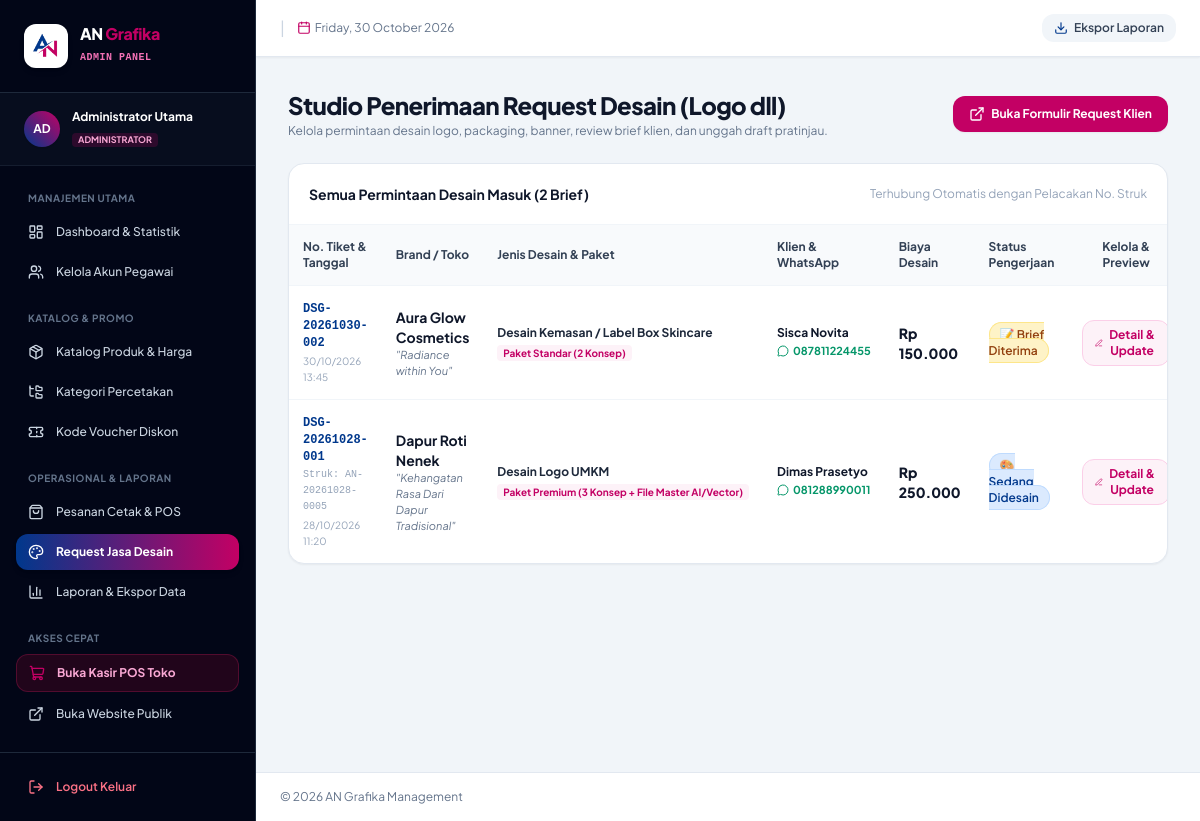
Page /admin/designs.php (signed in) on the committed database.
### tables this page shows
CREATE TABLE `design_requests` (
  `id` INT AUTO_INCREMENT PRIMARY KEY,
  `ticket_no` VARCHAR(60) NOT NULL UNIQUE,
  `receipt_no` VARCHAR(60) DEFAULT NULL,
  `customer_name` VARCHAR(100) NOT NULL,
  `customer_phone` VARCHAR(25) NOT NULL,
  `customer_email` VARCHAR(100) DEFAULT NULL,
  `design_type` VARCHAR(100) NOT NULL,
  `brand_name` VARCHAR(150) NOT NULL,
  `tagline` VARCHAR(200) DEFAULT NULL,
  `preferred_colors` VARCHAR(150) DEFAULT NULL,
  `design_style` VARCHAR(100) DEFAULT NULL,
  `design_brief` TEXT NOT NULL,
  `reference_file` VARCHAR(255) DEFAULT NULL,
  `package_type` VARCHAR(50) NOT NULL DEFAULT 'Standar',
  `estimated_price` DECIMAL(12,2) NOT NULL DEFAULT 0.00,
  `status` ENUM('submitted', 'in_progress', 'review_ready', 'revision', 'completed') NOT NULL DEFAULT 'submitted',
  `preview_file` VARCHAR(255) DEFAULT NULL,
  `designer_notes` TEXT DEFAULT NULL,
  `created_at` DATETIME DEFAULT CURRENT_TIMESTAMP,
  `updated_at` DATETIME DEFAULT CURRENT_TIMESTAMP ON UPDATE CURRENT_TIMESTAMP
);

### admin/designs.php (the view, shortened to what this page needs)
<?php
require_once __DIR__ . '/../includes/admin_header.php';
$requests = [];
try {
    $db = getDB();
    $requests = $db->query("SELECT * FROM design_requests ORDER BY id DESC")->fetchAll();
} catch (Exception $e) {
}
?>
<div class="space-y-6">
    <div class="flex flex-col sm:flex-row sm:items-center justify-between gap-4">
        <div>
            <h1 class="text-2xl font-black text-slate-900 tracking-tight">Studio Penerimaan Request Desain (Logo dll)</h1>
            <p class="text-xs text-slate-500 mt-0.5">Kelola permintaan desain logo, packaging, banner, review brief klien, dan unggah draft pratinjau.</p>
        </div>
        <a href="../design-request.php" target="_blank" class="inline-flex items-center gap-1.5 px-4 py-2.5 rounded-xl text-xs font-bold text-white bg-[#C30064] hover:bg-[#a30053] shadow-sm transition">
            <i data-lucide="external-link" class="w-4 h-4"></i>
            <span>Buka Formulir Request Klien</span>
        </a>
    </div>
    <div class="bg-white rounded-2xl border border-slate-200 shadow-sm overflow-hidden">
        <div class="p-5 border-b border-slate-100 flex items-center justify-between">
            <h2 class="font-bold text-sm text-slate-900">Semua Permintaan Desain Masuk (<?= count($requests); ?> Brief)</h2>
            <span class="text-xs text-slate-400">Terhubung Otomatis dengan Pelacakan No. Struk</span>
        </div>
        <div class="overflow-x-auto">
            <table class="w-full text-left text-xs text-slate-600">
                <thead class="bg-slate-50 text-slate-700 font-semibold border-b border-slate-100">
                    <tr>
                        <th class="p-3.5">No. Tiket & Tanggal</th>
                        <th class="p-3.5">Brand / Toko</th>
                        <th class="p-3.5">Jenis Desain & Paket</th>
                        <th class="p-3.5">Klien & WhatsApp</th>
                        <th class="p-3.5">Biaya Desain</th>
                        <th class="p-3.5">Status Pengerjaan</th>
                        <th class="p-3.5 text-center">Kelola & Preview</th>
                    </tr>
                </thead>
                <tbody class="divide-y divide-slate-100">
                    <?php if (empty($requests)): ?>
                        <tr>
                            <td colspan="7" class="p-8 text-center text-slate-400">
                                Belum ada permintaan jasa desain yang masuk.
                            </td>
                        </tr>
                    <?php else: ?>
                        <?php foreach ($requests as $r): ?>
                            <tr class="hover:bg-slate-50/70 transition">
                                <td class="p-3.5">
                                    <span class="font-mono font-bold text-[#00388C]"><?= htmlspecialchars($r['ticket_no']); ?></span>
                                    <?php if (!empty($r['receipt_no'])): ?>
                                        <p class="text-[10px] text-slate-400 font-mono mt-0.5">Struk: <?= htmlspecialchars($r['receipt_no']); ?></p>
                                    <?php endif; ?>
                                    <p class="text-[10px] text-slate-400 mt-0.5"><?= date('d/m/Y H:i', strtotime($r['created_at'])); ?></p>
                                </td>
                                <td class="p-3.5">
                                    <p class="font-bold text-slate-900 text-sm"><?= htmlspecialchars($r['brand_name']); ?></p>
                                    <?php if (!empty($r['tagline'])): ?>
                                        <p class="text-[11px] text-slate-500 italic">"<?= htmlspecialchars($r['tagline']); ?>"</p>
                                    <?php endif; ?>
                                </td>
                                <td class="p-3.5">
                                    <span class="font-bold text-slate-800"><?= htmlspecialchars($r['design_type']); ?></span>
                                    <span class="inline-block px-1.5 py-0.2 rounded text-[10px] font-bold bg-pink-50 text-[#C30064] block w-max mt-1">
                                        <?= htmlspecialchars($r['package_type']); ?>
                                    </span>
                                </td>
                                <td class="p-3.5">
                                    <p class="font-bold text-slate-900"><?= htmlspecialchars($r['customer_name']); ?></p>
                                    <a href="https://wa.me/<?= preg_replace('/[^0-9]/', '', $r['customer_phone']); ?>" target="_blank" class="inline-flex items-center gap-1 text-[11px] text-emerald-600 font-bold hover:underline mt-0.5">
                                        <i data-lucide="message-circle" class="w-3 h-3"></i>
                                        <span><?= htmlspecialchars($r['customer_phone']); ?></span>
                                    </a>
                                </td>
                                <td class="p-3.5 font-black text-slate-900 text-sm">
                                    <?= formatRupiah($r['estimated_price']); ?>
                                </td>
                                <td class="p-3.5">
                                    <?= getStatusBadge($r['status'], 'design'); ?>
                                </td>
                                <td class="p-3.5 text-center">
                                    <button onclick='openDesignModal(<?= json_encode($r); ?>)' class="px-3 py-1.5 rounded-xl bg-pink-50 hover:bg-pink-100 text-[#C30064] font-bold text-xs transition inline-flex items-center gap-1 border border-pink-200">
                                        <i data-lucide="edit-3" class="w-3.5 h-3.5"></i>
                                        <span>Detail & Update</span>
                                    </button>
                                </td>
                            </tr>
                        <?php endforeach; ?>
                    <?php endif; ?>
                </tbody>
            </table>
        </div>
    </div>
</div>
<?php require_once __DIR__ . '/../includes/admin_footer.php'; ?>

### includes/functions.php (shortened to what this page needs)
<?php
function formatRupiah($amount) {
    return 'Rp ' . number_format((float)$amount, 0, ',', '.');
}
function getStatusBadge($status, $type = 'production') {
    if ($type === 'production') {
        switch ($status) {
            case 'pending':
                return '<span class="px-2.5 py-1 text-xs font-semibold rounded-full bg-amber-100 text-amber-800 border border-amber-200">⏳ Menunggu Antrean</span>';
            case 'verified':
                return '<span class="px-2.5 py-1 text-xs font-semibold rounded-full bg-blue-100 text-[#00388C] border border-blue-200">🔍 File Terverifikasi</span>';
            case 'printing':
                return '<span class="px-2.5 py-1 text-xs font-semibold rounded-full bg-pink-100 text-[#C30064] border border-pink-200 animate-pulse">🖨️ Proses Cetak</span>';
            case 'finishing':
                return '<span class="px-2.5 py-1 text-xs font-semibold rounded-full bg-purple-100 text-purple-800 border border-purple-200">✂️ Finishing / Cutting</span>';
            case 'ready':
                return '<span class="px-2.5 py-1 text-xs font-semibold rounded-full bg-cyan-100 text-cyan-800 border border-cyan-200">📦 Siap Diambil / Kirim</span>';
            case 'completed':
                return '<span class="px-2.5 py-1 text-xs font-semibold rounded-full bg-emerald-100 text-emerald-800 border border-emerald-200">✅ Selesai</span>';
            case 'cancelled':
                return '<span class="px-2.5 py-1 text-xs font-semibold rounded-full bg-rose-100 text-rose-800 border border-rose-200">❌ Dibatalkan</span>';
            default:
                return '<span class="px-2.5 py-1 text-xs font-semibold rounded-full bg-slate-100 text-slate-800">' . htmlspecialchars($status) . '</span>';
        }
    } elseif ($type === 'design') {
        switch ($status) {
            case 'submitted':
                return '<span class="px-2.5 py-1 text-xs font-semibold rounded-full bg-amber-100 text-amber-800 border border-amber-200">📝 Brief Diterima</span>';
            case 'in_progress':
                return '<span class="px-2.5 py-1 text-xs font-semibold rounded-full bg-blue-100 text-[#00388C] border border-blue-200">🎨 Sedang Didesain</span>';
        }
    }
    return '';
}

### includes/admin_header.php (style rules this page uses)
body { font-family: 'Plus Jakarta Sans', sans-serif; }

### rows in the picture
design_requests: ticket_no "DSG-20261030-002", created_at "30/10/2026 13:45", brand_name "Aura Glow Cosmetics", tagline "Radiance within You", design_type "Desain Kemasan / Label Box Skincare", package_type "Paket Standar (2 Konsep)", customer_name "Sisca Novita", customer_phone "087811224455", estimated_price "Rp 150.000", status "📝 Brief Diterima"
design_requests: ticket_no "DSG-20261028-001", receipt_no "AN-20261028-0005", created_at "28/10/2026 11:20", brand_name "Dapur Roti Nenek", tagline "Kehangatan Rasa Dari Dapur Tradisional", design_type "Desain Logo UMKM", package_type "Paket Premium (3 Konsep + File Master AI/Vector)", customer_name "Dimas Prasetyo", customer_phone "081288990011", estimated_price "Rp 250.000", status "🎨 Sedang Didesain"

### other values in the picture
substr($currentUser['name'], 0, 2) "AD"
$currentUser['name'] "Administrator Utama"
count($requests) "2"
